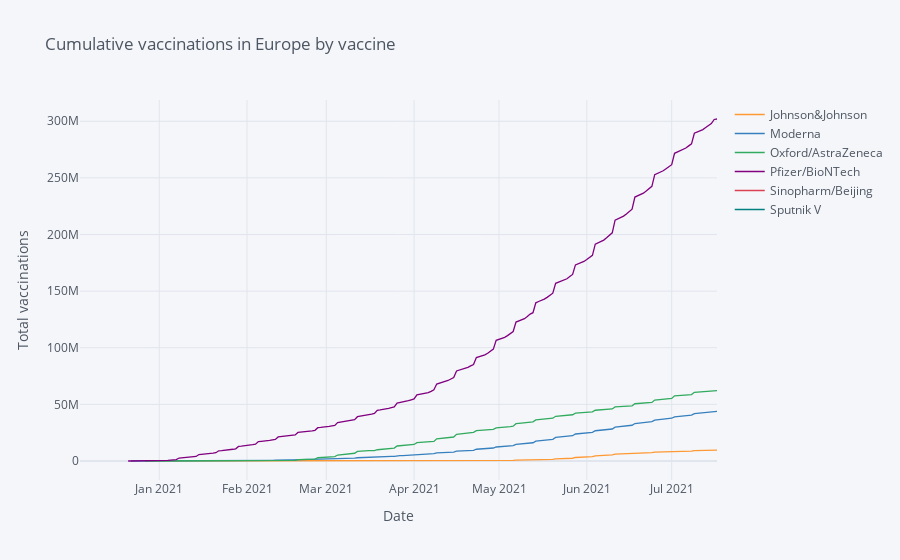

Write notebook code for a chart like this one.
### Code cell
#Calculate cumulative vaccinations by vaccines in Europe countries
vaccines_new=manu_europe[['date','vaccine','new']]
df=vaccines_new[['date','vaccine']]
df.drop_duplicates(inplace=True)
df.sort_values(by=['vaccine','date'],ascending=[True,False]).reset_index(drop=True)
df['before']=0
for i,row in df.iterrows():
    total_before=vaccines_new[(vaccines_new.vaccine == row.vaccine)&(vaccines_new.date<=row.date)]['new'].sum()
    df.loc[i,'before']=total_before
#Plot number of vaccinations by vaccines in Europes countries
df=df.pivot(index='date',columns='vaccine',values='before')
plt.figure(figsize=(8,10))
df.iplot(mode = 'lines', xTitle = 'Date', yTitle = 'Total vaccinations', title = 'Cumulative vaccinations in Europe by vaccine')

### Figure 1 — Plotly figure (JSON) as saved in the notebook; plotly's stock layout.template omitted (floating-point values rounded to 4 significant figures; data arrays with more than 128 entries replaced by an {"elided": "..."} marker saying what was removed)
{"data": [{"line": {"color": "rgba(255, 153, 51, 1.0)", "dash": "solid", "shape": "linear", "width": 1.3}, "mode": "lines", "name": "Johnson&Johnson", "text": "", "type": "scatter", "x": {"elided": "212 str values"}, "y": {"elided": "212 mixed values"}}, {"line": {"color": "rgba(55, 128, 191, 1.0)", "dash": "solid", "shape": "linear", "width": 1.3}, "mode": "lines", "name": "Moderna", "text": "", "type": "scatter", "x": {"elided": "212 str values"}, "y": {"elided": "212 mixed values"}}, {"line": {"color": "rgba(50, 171, 96, 1.0)", "dash": "solid", "shape": "linear", "width": 1.3}, "mode": "lines", "name": "Oxford/AstraZeneca", "text": "", "type": "scatter", "x": {"elided": "212 str values"}, "y": {"elided": "212 mixed values"}}, {"line": {"color": "rgba(128, 0, 128, 1.0)", "dash": "solid", "shape": "linear", "width": 1.3}, "mode": "lines", "name": "Pfizer/BioNTech", "text": "", "type": "scatter", "x": {"elided": "212 str values"}, "y": {"elided": "212 mixed values"}}, {"line": {"color": "rgba(219, 64, 82, 1.0)", "dash": "solid", "shape": "linear", "width": 1.3}, "mode": "lines", "name": "Sinopharm/Beijing", "text": "", "type": "scatter", "x": {"elided": "212 str values"}, "y": {"elided": "212 mixed values"}}, {"line": {"color": "rgba(0, 128, 128, 1.0)", "dash": "solid", "shape": "linear", "width": 1.3}, "mode": "lines", "name": "Sputnik V", "text": "", "type": "scatter", "x": {"elided": "212 str values"}, "y": {"elided": "212 mixed values"}}], "layout": {"legend": {"bgcolor": "#F5F6F9", "font": {"color": "#4D5663"}}, "paper_bgcolor": "#F5F6F9", "plot_bgcolor": "#F5F6F9", "title": {"font": {"color": "#4D5663"}, "text": "Cumulative vaccinations in Europe by vaccine"}, "xaxis": {"gridcolor": "#E1E5ED", "showgrid": true, "tickfont": {"color": "#4D5663"}, "title": {"font": {"color": "#4D5663"}, "text": "Date"}, "zerolinecolor": "#E1E5ED"}, "yaxis": {"gridcolor": "#E1E5ED", "showgrid": true, "tickfont": {"color": "#4D5663"}, "title": {"font": {"color": "#4D5663"}, "text": "Total vaccinations"}, "zerolinecolor": "#E1E5ED"}}}
